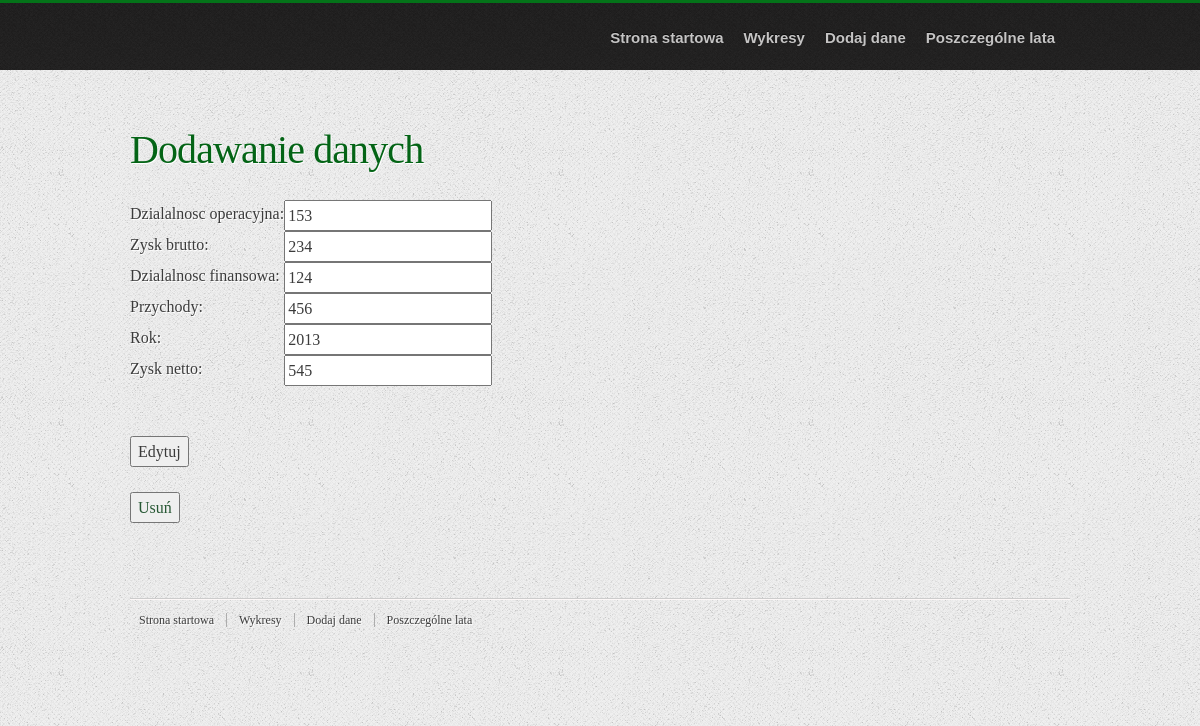
/polls/update/8/, run on the app's committed database.
### polls/models.py (models this page shows, shortened)
class Dane(models.Model):
    rok = models.CharField(max_length=20)
    przychody = models.CharField(max_length=20)
    zysk_brutto = models.CharField(max_length=20)
    dzialalnosc_operacyjna = models.CharField(max_length=20)
    dzialalnosc_finansowa = models.CharField(max_length=20)
    zysk_netto = models.CharField(max_length=20)

### polls/views.py (the view)
# urls.py: path('update/<int:id>/', update_datas, name='update_datas'),
def update_datas(request, id):
    data = Dane.objects.get(id=id)
    form = DataForm(request.POST or None, instance=data)
    if form.is_valid():
        form.save()
        return redirect('list_datas')
    return render(request, 'datas-form.html', {'form': form, 'data': data})

### polls/forms.py
class DataForm(forms.ModelForm):
    class Meta:
        model = Dane
        fields = {'rok',  'przychody', 'zysk_brutto', 'dzialalnosc_operacyjna', 'dzialalnosc_finansowa', 'zysk_netto'}

### templates/datas-form.html (shortened to what this page needs)
{% load staticfiles %}
<!DOCTYPE html>
<html lang="en">
<head>
    {% include 'base/css.html' %}
    <link rel="stylesheet" type="text/css" href="{% static 'style.css' %}">
</head>
<body>
<div id="header-wrap">
    <header>
        <nav>
            <ul>
                <li><a href="{% url 'home' %}">Strona startowa</a></li>
                <li><a href="{% url 'home' %}#services">Wykresy</a></li>
                <li><a href="{% url 'dodanie_danych' %}">Dodaj dane</a></li>
                <li><a href="{% url 'years' %}">Poszczególne lata</a></li>
            </ul>
        </nav>
    </header>
</div>
<div class="content-wrap">
    <section id="services">
        <h1>Dodawanie danych</h1>
        <form method="POST">
            <table>
                {{ form.as_table }}
            </table>
            <br>
            <br>
            <button type="submit">Edytuj</button>
        </form>
        <br>
        <p>
            {% if data %}
                <button>
                    <a href="{% url 'delete_datas' data.id %}">Usuń</a>
                </button>
            {% endif %}
        </p>
    </section>
</div>
<footer>
    <div class="footer-content">
        <ul class="footer-menu">
            <li><a href="{% url 'home' %}">Strona startowa</a></li>
            <li><a href="{% url 'home' %}#services">Wykresy</a></li>
            <li><a href="{% url 'dodanie_danych' %}">Dodaj dane</a></li>
            <li><a href="{% url 'years' %}">Poszczególne lata</a></li>
        </ul>
    </div>
</footer>
</body>
</html>

### static/style.css (style rules this page uses)
﻿ html, body, div, span, applet, object, iframe, h1, h2, h3, h4, h5, h6, p, blockquote, pre, a, abbr, acronym, address, big, cite, code, del, dfn, em, img, ins, kbd, q, s, samp, small, strike, strong, sub, sup, tt, var, b, u, i, center, dl, dt, dd, ol, ul, li, fieldset, form, label, legend, table, caption, tbody, tfoot, thead, tr, th, td, article, aside, canvas, details, embed, figure, figcaption, footer, header, hgroup, menu, nav, output, ruby, section, summary, time, mark, audio, video { margin: 0; padding: 0; border: 0; font-size: 100%; font: inherit; vertical-align: baseline; }
html { overflow-y: scroll; }
body { font-family: Georgia, Serif; font-size: 16px; line-height: 25px; color: #3B3B3B; background: url(images/bg.png) left top repeat; text-shadow: 1px 1px 0 rgba(255, 255, 255, 1); }
p { margin-bottom: 25px; }
a:link, a:visited { color: #285935; text-decoration: none; outline: 0; }
h1 { font-size: 40px; line-height: 50px; letter-spacing: -0.9px; color: #046416; margin-left: -2px; }
ul, ol { margin-bottom: 25px; padding: 0 20px; }
ul { list-style: disc; }
input, select { vertical-align: middle; }
#header-wrap { background: url(images/header-bg.png); width: 100%; height: 70px; z-index: 99999; position: fixed; top: 0; left: 0; }
header { position: relative; width: 940px; height: 70px; margin: 0 auto; }
.content-wrap { width: 940px; margin: 0 auto; }
.content-wrap section { position: relative; padding: 125px 0 25px 0; background: url(images/section-sep.png) repeat-x left 25px; }
footer { position: relative; background: url(images/section-sep.png) repeat-x left 25px; width: 940px; margin: 0 auto; padding-top: 125px; }
header nav { float: right; margin-top: 25px; }
header nav ul { font: bold 15px/25px Helvetica, Arial, Sans-serif; margin-right: -5px; padding: 0; list-style: none; }
header nav ul li { float: left; }
header nav ul a:link, header nav ul a:visited { color: #c5c4c4; margin-right: 20px; text-shadow: 0 -1px 0 rgba(10, 10, 10, 1); }
section#services h1 { margin: 0 0 25px 0; }
footer .footer-content { position: relative; width: 900px; top: -105px; }
footer ul.footer-menu { float: left; margin: 20px 0 5px -3px; padding: 0; list-style: none; }
footer ul.footer-menu li { float: left; }
footer ul.footer-menu li a { display: block; font-family: "MerriweatherBold", Serif; font-size: .75em; line-height: 1em; color: #3B3B3B; padding: 1px 12px; border-left: 1px solid #ADADAD; text-shadow: 1px 1px 0 rgba(255, 255, 255, 1); }
footer ul.footer-menu li:first-child a { border: none; }

### data on the page
Dane: dzialalnosc_operacyjna "153", zysk_brutto "234", dzialalnosc_finansowa "124", przychody "456", rok "2013", zysk_netto "545"
